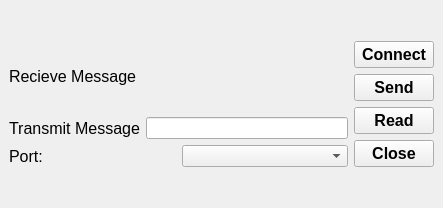
<?xml version="1.0" encoding="UTF-8"?>
<ui version="4.0">
 <class>MainWindow</class>
 <widget class="QMainWindow" name="MainWindow">
  <property name="windowModality">
   <enum>Qt::WindowModality::ApplicationModal</enum>
  </property>
  <property name="geometry">
   <rect>
    <x>0</x>
    <y>0</y>
    <width>443</width>
    <height>208</height>
   </rect>
  </property>
  <property name="windowTitle">
   <string>MainWindow</string>
  </property>
  <property name="autoFillBackground">
   <bool>false</bool>
  </property>
  <widget class="QWidget" name="centralwidget">
   <layout class="QGridLayout" name="gridLayout">
    <item row="0" column="0">
     <layout class="QHBoxLayout" name="horizontalLayout_4">
      <item>
       <layout class="QVBoxLayout" name="verticalLayout_2">
        <item>
         <layout class="QVBoxLayout" name="verticalLayout">
          <item>
           <layout class="QHBoxLayout" name="horizontalLayout">
            <item>
             <widget class="QLabel" name="label">
              <property name="font">
               <font>
                <pointsize>12</pointsize>
               </font>
              </property>
              <property name="text">
               <string>Recieve Message</string>
              </property>
             </widget>
            </item>
            <item>
             <widget class="QLabel" name="label_received">
              <property name="font">
               <font>
                <pointsize>12</pointsize>
               </font>
              </property>
              <property name="cursor">
               <cursorShape>IBeamCursor</cursorShape>
              </property>
              <property name="text">
               <string/>
              </property>
             </widget>
            </item>
           </layout>
          </item>
          <item>
           <layout class="QHBoxLayout" name="horizontalLayout_2">
            <item>
             <widget class="QLabel" name="label_2">
              <property name="font">
               <font>
                <pointsize>12</pointsize>
               </font>
              </property>
              <property name="text">
               <string>Transmit Message</string>
              </property>
             </widget>
            </item>
            <item>
             <widget class="QLineEdit" name="lineEdit_transmit">
              <property name="sizePolicy">
               <sizepolicy hsizetype="Expanding" vsizetype="Fixed">
                <horstretch>0</horstretch>
                <verstretch>0</verstretch>
               </sizepolicy>
              </property>
             </widget>
            </item>
           </layout>
          </item>
         </layout>
        </item>
        <item>
         <layout class="QHBoxLayout" name="horizontalLayout_3">
          <item>
           <widget class="QLabel" name="label_3">
            <property name="font">
             <font>
              <pointsize>12</pointsize>
             </font>
            </property>
            <property name="text">
             <string>Port:</string>
            </property>
           </widget>
          </item>
          <item>
           <widget class="QComboBox" name="comboBox_port">
            <property name="cursor">
             <cursorShape>PointingHandCursor</cursorShape>
            </property>
           </widget>
          </item>
         </layout>
        </item>
       </layout>
      </item>
      <item>
       <layout class="QVBoxLayout" name="verticalLayout_3">
        <item>
         <widget class="QPushButton" name="pushButton_connect">
          <property name="font">
           <font>
            <pointsize>12</pointsize>
            <bold>true</bold>
           </font>
          </property>
          <property name="cursor">
           <cursorShape>PointingHandCursor</cursorShape>
          </property>
          <property name="text">
           <string>Connect</string>
          </property>
         </widget>
        </item>
        <item>
         <widget class="QPushButton" name="pushButton_send">
          <property name="font">
           <font>
            <pointsize>12</pointsize>
            <bold>true</bold>
           </font>
          </property>
          <property name="cursor">
           <cursorShape>PointingHandCursor</cursorShape>
          </property>
          <property name="text">
           <string>Send</string>
          </property>
         </widget>
        </item>
        <item>
         <widget class="QPushButton" name="pushButton_read">
          <property name="font">
           <font>
            <pointsize>12</pointsize>
            <bold>true</bold>
           </font>
          </property>
          <property name="cursor">
           <cursorShape>PointingHandCursor</cursorShape>
          </property>
          <property name="text">
           <string>Read</string>
          </property>
         </widget>
        </item>
        <item>
         <widget class="QPushButton" name="pushButton_close">
          <property name="font">
           <font>
            <pointsize>12</pointsize>
            <bold>true</bold>
           </font>
          </property>
          <property name="cursor">
           <cursorShape>PointingHandCursor</cursorShape>
          </property>
          <property name="text">
           <string>Close</string>
          </property>
         </widget>
        </item>
       </layout>
      </item>
     </layout>
    </item>
   </layout>
  </widget>
 </widget>
 <resources/>
 <connections>
  <connection>
   <sender>pushButton_close</sender>
   <signal>released()</signal>
   <receiver>MainWindow</receiver>
   <slot>close()</slot>
   <hints>
    <hint type="sourcelabel">
     <x>349</x>
     <y>494</y>
    </hint>
    <hint type="destinationlabel">
     <x>350</x>
     <y>273</y>
    </hint>
   </hints>
  </connection>
 </connections>
</ui>
